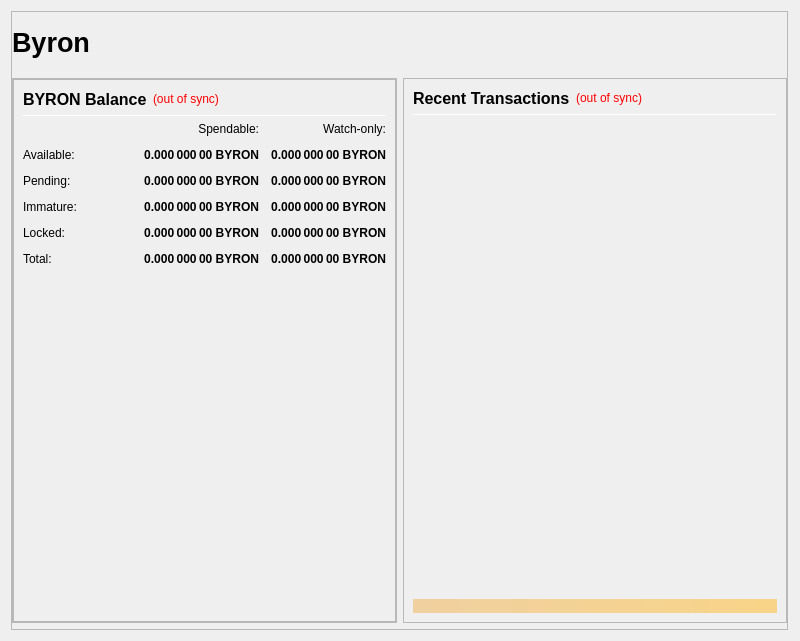
<?xml version="1.0" encoding="UTF-8"?>
<ui version="4.0">
 <class>OverviewPage</class>
 <widget class="QWidget" name="OverviewPage">
  <property name="geometry">
   <rect>
    <x>0</x>
    <y>0</y>
    <width>800</width>
    <height>641</height>
   </rect>
  </property>
  <property name="minimumSize">
   <size>
    <width>800</width>
    <height>300</height>
   </size>
  </property>
  <property name="windowTitle">
   <string>Form</string>
  </property>
  <layout class="QVBoxLayout" name="topLayout" stretch="1">
   <property name="rightMargin">
    <number>12</number>
   </property>
   <item>
    <widget class="QFrame" name="frame_BG">
     <property name="minimumSize">
      <size>
       <width>750</width>
       <height>410</height>
      </size>
     </property>
     <property name="maximumSize">
      <size>
       <width>16777215</width>
       <height>16777215</height>
      </size>
     </property>
     <property name="frameShape">
      <enum>QFrame::StyledPanel</enum>
     </property>
     <property name="frameShadow">
      <enum>QFrame::Raised</enum>
     </property>
     <layout class="QVBoxLayout" name="verticalLayout_3" stretch="1">
      <property name="leftMargin">
       <number>0</number>
      </property>
      <property name="topMargin">
       <number>0</number>
      </property>
      <property name="rightMargin">
       <number>0</number>
      </property>
      <property name="bottomMargin">
       <number>6</number>
      </property>
      <item>
       <layout class="QVBoxLayout" name="verticalLayout_Master" stretch="0,1">
        <property name="leftMargin">
         <number>0</number>
        </property>
        <property name="topMargin">
         <number>0</number>
        </property>
        <property name="rightMargin">
         <number>0</number>
        </property>
        <property name="bottomMargin">
         <number>0</number>
        </property>
        <item>
         <widget class="QFrame" name="frame_Header">
          <layout class="QVBoxLayout" name="verticalLayout_Header" stretch="0">
           <property name="leftMargin">
            <number>0</number>
           </property>
           <property name="topMargin">
            <number>0</number>
           </property>
           <property name="rightMargin">
            <number>0</number>
           </property>
           <property name="bottomMargin">
            <number>0</number>
           </property>
           <item>
            <layout class="QHBoxLayout" name="horizontalLayout_Header" stretch="1,0,1">
             <property name="spacing">
              <number>6</number>
             </property>
             <item>
              <widget class="QLabel" name="labelOverviewHeaderLeft">
               <property name="minimumSize">
                <size>
                 <width>464</width>
                 <height>60</height>
                </size>
               </property>
               <property name="maximumSize">
                <size>
                 <width>16777215</width>
                 <height>60</height>
                </size>
               </property>
               <property name="font">
                <font>
                 <pointsize>20</pointsize>
                 <weight>75</weight>
                 <bold>true</bold>
                </font>
               </property>
               <property name="text">
                <string>Byron</string>
               </property>
               <property name="alignment">
                <set>Qt::AlignLeading|Qt::AlignLeft|Qt::AlignVCenter</set>
               </property>
              </widget>
             </item>
             <item>
              <spacer name="horizontalSpacer_Header">
               <property name="orientation">
                <enum>Qt::Horizontal</enum>
               </property>
               <property name="sizeHint" stdset="0">
                <size>
                 <width>40</width>
                 <height>20</height>
                </size>
               </property>
              </spacer>
             </item>
             <item>
              <widget class="QLabel" name="labelOverviewHeaderRight">
               <property name="minimumSize">
                <size>
                 <width>464</width>
                 <height>60</height>
                </size>
               </property>
               <property name="maximumSize">
                <size>
                 <width>16777215</width>
                 <height>60</height>
                </size>
               </property>
               <property name="font">
                <font>
                 <pointsize>14</pointsize>
                </font>
               </property>
               <property name="text">
                <string/>
               </property>
               <property name="alignment">
                <set>Qt::AlignRight|Qt::AlignTrailing|Qt::AlignVCenter</set>
               </property>
              </widget>
             </item>
            </layout>
           </item>
          </layout>
         </widget>
        </item>
        <item>
         <widget class="QFrame" name="frame_Content">
          <layout class="QVBoxLayout" name="verticalLayout_Content">
           <property name="leftMargin">
            <number>0</number>
           </property>
           <property name="topMargin">
            <number>0</number>
           </property>
           <property name="rightMargin">
            <number>0</number>
           </property>
           <property name="bottomMargin">
            <number>0</number>
           </property>
           <item>
            <layout class="QHBoxLayout" name="horizontalLayout_Content" stretch="1,1">
             <property name="spacing">
              <number>6</number>
             </property>
             <item>
              <layout class="QVBoxLayout" name="verticalLayout_left" stretch="1">
               <item>
                <widget class="QFrame" name="frameObfuscation">
                 <property name="minimumSize">
                  <size>
                   <width>0</width>
                   <height>0</height>
                  </size>
                 </property>
                 <property name="frameShape">
                  <enum>QFrame::StyledPanel</enum>
                 </property>
                 <property name="frameShadow">
                  <enum>QFrame::Raised</enum>
                 </property>
                 <layout class="QVBoxLayout" name="verticalLayout" stretch="0">
                  <property name="leftMargin">
                   <number>0</number>
                  </property>
                  <property name="topMargin">
                   <number>0</number>
                  </property>
                  <property name="rightMargin">
                   <number>0</number>
                  </property>
                  <property name="bottomMargin">
                   <number>0</number>
                  </property>
                  <item>
                   <widget class="QFrame" name="frame_Balances">
                    <property name="frameShape">
                     <enum>QFrame::StyledPanel</enum>
                    </property>
                    <property name="frameShadow">
                     <enum>QFrame::Raised</enum>
                    </property>
                    <layout class="QVBoxLayout" name="verticalLayout_4">
                     <item>
                      <layout class="QHBoxLayout" name="horizontalLayout_4">
                       <item>
                        <widget class="QLabel" name="label_5">
                         <property name="minimumSize">
                          <size>
                           <width>0</width>
                           <height>20</height>
                          </size>
                         </property>
                         <property name="font">
                          <font>
                           <pointsize>12</pointsize>
                           <weight>75</weight>
                           <bold>true</bold>
                          </font>
                         </property>
                         <property name="text">
                          <string>BYRON Balance</string>
                         </property>
                        </widget>
                       </item>
                       <item>
                        <widget class="QLabel" name="labelWalletStatus">
                         <property name="cursor">
                          <cursorShape>WhatsThisCursor</cursorShape>
                         </property>
                         <property name="toolTip">
                          <string>The displayed information may be out of date. Your wallet automatically synchronizes with the BYRON network after a connection is established, but this process has not completed yet.</string>
                         </property>
                         <property name="styleSheet">
                          <string notr="true">QLabel { color: red; }</string>
                         </property>
                         <property name="text">
                          <string notr="true">(out of sync)</string>
                         </property>
                         <property name="alignment">
                          <set>Qt::AlignLeading|Qt::AlignLeft|Qt::AlignVCenter</set>
                         </property>
                        </widget>
                       </item>
                       <item>
                        <spacer name="horizontalSpacer_3">
                         <property name="orientation">
                          <enum>Qt::Horizontal</enum>
                         </property>
                         <property name="sizeHint" stdset="0">
                          <size>
                           <width>40</width>
                           <height>20</height>
                          </size>
                         </property>
                        </spacer>
                       </item>
                      </layout>
                     </item>
                     <item>
                      <widget class="Line" name="line_Balance">
                       <property name="minimumSize">
                        <size>
                         <width>0</width>
                         <height>1</height>
                        </size>
                       </property>
                       <property name="maximumSize">
                        <size>
                         <width>16777215</width>
                         <height>1</height>
                        </size>
                       </property>
                       <property name="orientation">
                        <enum>Qt::Horizontal</enum>
                       </property>
                      </widget>
                     </item>
                     <item>
                      <layout class="QGridLayout" name="gridLayout">
                       <property name="spacing">
                        <number>12</number>
                       </property>
                       <item row="5" column="0">
                        <widget class="QLabel" name="labelTotalText">
                         <property name="toolTip">
                          <string>Your current BYRON balance, unconfirmed and immature transactions included</string>
                         </property>
                         <property name="text">
                          <string>Total:</string>
                         </property>
                        </widget>
                       </item>
                       <item row="5" column="2">
                        <widget class="QLabel" name="labelWatchTotal">
                         <property name="font">
                          <font>
                           <weight>75</weight>
                           <bold>true</bold>
                          </font>
                         </property>
                         <property name="cursor">
                          <cursorShape>IBeamCursor</cursorShape>
                         </property>
                         <property name="toolTip">
                          <string>Current total balance in watch-only addresses</string>
                         </property>
                         <property name="text">
                          <string notr="true">0.000 000 00 BYRON</string>
                         </property>
                         <property name="alignment">
                          <set>Qt::AlignRight|Qt::AlignTrailing|Qt::AlignVCenter</set>
                         </property>
                         <property name="textInteractionFlags">
                          <set>Qt::LinksAccessibleByMouse|Qt::TextSelectableByKeyboard|Qt::TextSelectableByMouse</set>
                         </property>
                        </widget>
                       </item>
                       <item row="0" column="2">
                        <widget class="QLabel" name="labelWatchonly">
                         <property name="text">
                          <string>Watch-only:</string>
                         </property>
                         <property name="alignment">
                          <set>Qt::AlignRight|Qt::AlignTrailing|Qt::AlignVCenter</set>
                         </property>
                        </widget>
                       </item>
                       <item row="0" column="1">
                        <widget class="QLabel" name="labelSpendable">
                         <property name="text">
                          <string>Spendable:</string>
                         </property>
                         <property name="alignment">
                          <set>Qt::AlignRight|Qt::AlignTrailing|Qt::AlignVCenter</set>
                         </property>
                        </widget>
                       </item>
                       <item row="2" column="1">
                        <widget class="QLabel" name="labelUnconfirmed">
                         <property name="font">
                          <font>
                           <weight>75</weight>
                           <bold>true</bold>
                          </font>
                         </property>
                         <property name="cursor">
                          <cursorShape>IBeamCursor</cursorShape>
                         </property>
                         <property name="toolTip">
                          <string>Total of transactions that have yet to be confirmed, and do not yet count toward the spendable balance</string>
                         </property>
                         <property name="text">
                          <string notr="true">0.000 000 00 BYRON</string>
                         </property>
                         <property name="alignment">
                          <set>Qt::AlignRight|Qt::AlignTrailing|Qt::AlignVCenter</set>
                         </property>
                         <property name="textInteractionFlags">
                          <set>Qt::LinksAccessibleByMouse|Qt::TextSelectableByKeyboard|Qt::TextSelectableByMouse</set>
                         </property>
                        </widget>
                       </item>
                       <item row="4" column="0">
                        <widget class="QLabel" name="labelLockedBalanceText">
                         <property name="toolTip">
                          <string>Locked BYRON or Masternode collaterals.</string>
                         </property>
                         <property name="text">
                          <string>Locked:</string>
                         </property>
                        </widget>
                       </item>
                       <item row="2" column="0">
                        <widget class="QLabel" name="labelPendingText">
                         <property name="text">
                          <string>Pending:</string>
                         </property>
                        </widget>
                       </item>
                       <item row="1" column="1">
                        <widget class="QLabel" name="labelBalance">
                         <property name="font">
                          <font>
                           <weight>75</weight>
                           <bold>true</bold>
                          </font>
                         </property>
                         <property name="cursor">
                          <cursorShape>IBeamCursor</cursorShape>
                         </property>
                         <property name="toolTip">
                          <string>Your current spendable balance</string>
                         </property>
                         <property name="text">
                          <string notr="true">0.000 000 00 BYRON</string>
                         </property>
                         <property name="alignment">
                          <set>Qt::AlignRight|Qt::AlignTrailing|Qt::AlignVCenter</set>
                         </property>
                         <property name="textInteractionFlags">
                          <set>Qt::LinksAccessibleByMouse|Qt::TextSelectableByKeyboard|Qt::TextSelectableByMouse</set>
                         </property>
                        </widget>
                       </item>
                       <item row="3" column="2">
                        <widget class="QLabel" name="labelWatchImmature">
                         <property name="font">
                          <font>
                           <weight>75</weight>
                           <bold>true</bold>
                          </font>
                         </property>
                         <property name="cursor">
                          <cursorShape>IBeamCursor</cursorShape>
                         </property>
                         <property name="toolTip">
                          <string>Staked or masternode rewards in watch-only addresses that has not yet matured</string>
                         </property>
                         <property name="text">
                          <string notr="true">0.000 000 00 BYRON</string>
                         </property>
                         <property name="alignment">
                          <set>Qt::AlignRight|Qt::AlignTrailing|Qt::AlignVCenter</set>
                         </property>
                         <property name="textInteractionFlags">
                          <set>Qt::LinksAccessibleByMouse|Qt::TextSelectableByKeyboard|Qt::TextSelectableByMouse</set>
                         </property>
                        </widget>
                       </item>
                       <item row="1" column="0">
                        <widget class="QLabel" name="labelBalanceText">
                         <property name="text">
                          <string>Available:</string>
                         </property>
                        </widget>
                       </item>
                       <item row="4" column="2">
                        <widget class="QLabel" name="labelWatchLocked">
                         <property name="font">
                          <font>
                           <weight>75</weight>
                           <bold>true</bold>
                          </font>
                         </property>
                         <property name="cursor">
                          <cursorShape>IBeamCursor</cursorShape>
                         </property>
                         <property name="toolTip">
                          <string>Current locked balance in watch-only addresses</string>
                         </property>
                         <property name="text">
                          <string notr="true">0.000 000 00 BYRON</string>
                         </property>
                         <property name="alignment">
                          <set>Qt::AlignRight|Qt::AlignTrailing|Qt::AlignVCenter</set>
                         </property>
                         <property name="textInteractionFlags">
                          <set>Qt::LinksAccessibleByMouse|Qt::TextSelectableByKeyboard|Qt::TextSelectableByMouse</set>
                         </property>
                        </widget>
                       </item>
                       <item row="3" column="0">
                        <widget class="QLabel" name="labelImmatureText">
                         <property name="text">
                          <string>Immature:</string>
                         </property>
                        </widget>
                       </item>
                       <item row="5" column="1">
                        <widget class="QLabel" name="labelTotal">
                         <property name="font">
                          <font>
                           <weight>75</weight>
                           <bold>true</bold>
                          </font>
                         </property>
                         <property name="cursor">
                          <cursorShape>IBeamCursor</cursorShape>
                         </property>
                         <property name="toolTip">
                          <string>Your current BYRON balance, unconfirmed and immature transactions included</string>
                         </property>
                         <property name="text">
                          <string notr="true">0.000 000 00 BYRON</string>
                         </property>
                         <property name="alignment">
                          <set>Qt::AlignRight|Qt::AlignTrailing|Qt::AlignVCenter</set>
                         </property>
                         <property name="textInteractionFlags">
                          <set>Qt::LinksAccessibleByMouse|Qt::TextSelectableByKeyboard|Qt::TextSelectableByMouse</set>
                         </property>
                        </widget>
                       </item>
                       <item row="1" column="2">
                        <widget class="QLabel" name="labelWatchAvailable">
                         <property name="font">
                          <font>
                           <weight>75</weight>
                           <bold>true</bold>
                          </font>
                         </property>
                         <property name="cursor">
                          <cursorShape>IBeamCursor</cursorShape>
                         </property>
                         <property name="toolTip">
                          <string>Your current balance in watch-only addresses</string>
                         </property>
                         <property name="text">
                          <string notr="true">0.000 000 00 BYRON</string>
                         </property>
                         <property name="alignment">
                          <set>Qt::AlignRight|Qt::AlignTrailing|Qt::AlignVCenter</set>
                         </property>
                         <property name="textInteractionFlags">
                          <set>Qt::LinksAccessibleByMouse|Qt::TextSelectableByKeyboard|Qt::TextSelectableByMouse</set>
                         </property>
                        </widget>
                       </item>
                       <item row="3" column="1">
                        <widget class="QLabel" name="labelImmature">
                         <property name="font">
                          <font>
                           <weight>75</weight>
                           <bold>true</bold>
                          </font>
                         </property>
                         <property name="cursor">
                          <cursorShape>IBeamCursor</cursorShape>
                         </property>
                         <property name="toolTip">
                          <string>Staked or masternode rewards that has not yet matured</string>
                         </property>
                         <property name="text">
                          <string notr="true">0.000 000 00 BYRON</string>
                         </property>
                         <property name="alignment">
                          <set>Qt::AlignRight|Qt::AlignTrailing|Qt::AlignVCenter</set>
                         </property>
                         <property name="textInteractionFlags">
                          <set>Qt::LinksAccessibleByMouse|Qt::TextSelectableByKeyboard|Qt::TextSelectableByMouse</set>
                         </property>
                        </widget>
                       </item>
                       <item row="4" column="1">
                        <widget class="QLabel" name="labelLockedBalance">
                         <property name="font">
                          <font>
                           <weight>75</weight>
                           <bold>true</bold>
                          </font>
                         </property>
                         <property name="cursor">
                          <cursorShape>IBeamCursor</cursorShape>
                         </property>
                         <property name="toolTip">
                          <string>Locked BYRON or Masternode collaterals.</string>
                         </property>
                         <property name="text">
                          <string notr="true">0.000 000 00 BYRON</string>
                         </property>
                         <property name="alignment">
                          <set>Qt::AlignRight|Qt::AlignTrailing|Qt::AlignVCenter</set>
                         </property>
                         <property name="textInteractionFlags">
                          <set>Qt::LinksAccessibleByMouse|Qt::TextSelectableByKeyboard|Qt::TextSelectableByMouse</set>
                         </property>
                        </widget>
                       </item>
                       <item row="2" column="2">
                        <widget class="QLabel" name="labelWatchPending">
                         <property name="font">
                          <font>
                           <weight>75</weight>
                           <bold>true</bold>
                          </font>
                         </property>
                         <property name="cursor">
                          <cursorShape>IBeamCursor</cursorShape>
                         </property>
                         <property name="toolTip">
                          <string>Unconfirmed transactions to watch-only addresses</string>
                         </property>
                         <property name="text">
                          <string notr="true">0.000 000 00 BYRON</string>
                         </property>
                         <property name="alignment">
                          <set>Qt::AlignRight|Qt::AlignTrailing|Qt::AlignVCenter</set>
                         </property>
                         <property name="textInteractionFlags">
                          <set>Qt::LinksAccessibleByMouse|Qt::TextSelectableByKeyboard|Qt::TextSelectableByMouse</set>
                         </property>
                        </widget>
                       </item>
                      </layout>
                     </item>
                     <item>
                      <spacer name="verticalSpacer">
                       <property name="orientation">
                        <enum>Qt::Vertical</enum>
                       </property>
                       <property name="sizeHint" stdset="0">
                        <size>
                         <width>20</width>
                         <height>40</height>
                        </size>
                       </property>
                      </spacer>
                     </item>
                    </layout>
                   </widget>
                  </item>
                 </layout>
                </widget>
               </item>
              </layout>
             </item>
             <item>
              <layout class="QVBoxLayout" name="verticalLayout_right" stretch="1">
               <item>
                <widget class="QFrame" name="frame_RecentTransactions">
                 <property name="minimumSize">
                  <size>
                   <width>0</width>
                   <height>0</height>
                  </size>
                 </property>
                 <property name="frameShape">
                  <enum>QFrame::StyledPanel</enum>
                 </property>
                 <property name="frameShadow">
                  <enum>QFrame::Raised</enum>
                 </property>
                 <layout class="QVBoxLayout" name="verticalLayout_1" stretch="0,0,0,0,0">
                  <item>
                   <layout class="QHBoxLayout" name="horizontalLayout_2">
                    <item>
                     <widget class="QLabel" name="label_4">
                      <property name="minimumSize">
                       <size>
                        <width>0</width>
                        <height>20</height>
                       </size>
                      </property>
                      <property name="font">
                       <font>
                        <pointsize>12</pointsize>
                        <weight>75</weight>
                        <bold>true</bold>
                       </font>
                      </property>
                      <property name="text">
                       <string>Recent Transactions</string>
                      </property>
                     </widget>
                    </item>
                    <item>
                     <widget class="QLabel" name="labelTransactionsStatus">
                      <property name="cursor">
                       <cursorShape>WhatsThisCursor</cursorShape>
                      </property>
                      <property name="toolTip">
                       <string>The displayed information may be out of date. Your wallet automatically synchronizes with the BYRON network after a connection is established, but this process has not completed yet.</string>
                      </property>
                      <property name="styleSheet">
                       <string notr="true">QLabel { color: red; }</string>
                      </property>
                      <property name="text">
                       <string notr="true">(out of sync)</string>
                      </property>
                      <property name="alignment">
                       <set>Qt::AlignRight|Qt::AlignTrailing|Qt::AlignVCenter</set>
                      </property>
                     </widget>
                    </item>
                    <item>
                     <spacer name="horizontalSpacer">
                      <property name="orientation">
                       <enum>Qt::Horizontal</enum>
                      </property>
                      <property name="sizeHint" stdset="0">
                       <size>
                        <width>40</width>
                        <height>20</height>
                       </size>
                      </property>
                     </spacer>
                    </item>
                   </layout>
                  </item>
                  <item>
                   <widget class="Line" name="line">
                    <property name="minimumSize">
                     <size>
                      <width>0</width>
                      <height>1</height>
                     </size>
                    </property>
                    <property name="maximumSize">
                     <size>
                      <width>16777215</width>
                      <height>1</height>
                     </size>
                    </property>
                    <property name="orientation">
                     <enum>Qt::Horizontal</enum>
                    </property>
                   </widget>
                  </item>
                  <item>
                   <widget class="QListView" name="listTransactions">
                    <property name="minimumSize">
                     <size>
                      <width>0</width>
                      <height>0</height>
                     </size>
                    </property>
                    <property name="styleSheet">
                     <string notr="true">QListView { background: transparent; }</string>
                    </property>
                    <property name="frameShape">
                     <enum>QFrame::NoFrame</enum>
                    </property>
                    <property name="verticalScrollBarPolicy">
                     <enum>Qt::ScrollBarAlwaysOff</enum>
                    </property>
                    <property name="horizontalScrollBarPolicy">
                     <enum>Qt::ScrollBarAlwaysOff</enum>
                    </property>
                    <property name="selectionMode">
                     <enum>QAbstractItemView::NoSelection</enum>
                    </property>
                   </widget>
                  </item>
                  <item>
                   <spacer name="verticalSpacer_2">
                    <property name="orientation">
                     <enum>Qt::Vertical</enum>
                    </property>
                    <property name="sizeType">
                     <enum>QSizePolicy::Expanding</enum>
                    </property>
                    <property name="sizeHint" stdset="0">
                     <size>
                      <width>20</width>
                      <height>40</height>
                     </size>
                    </property>
                   </spacer>
                  </item>
                  <item>
                   <widget class="QLabel" name="labelAlerts">
                    <property name="maximumSize">
                     <size>
                      <width>16777215</width>
                      <height>16777215</height>
                     </size>
                    </property>
                    <property name="styleSheet">
                     <string notr="true">background-color: qlineargradient(x1: 0, y1: 0, x2: 1, y2: 0, stop:0 #F0D0A0, stop:1 #F8D488); color:#000000;</string>
                    </property>
                    <property name="text">
                     <string/>
                    </property>
                    <property name="wordWrap">
                     <bool>true</bool>
                    </property>
                    <property name="margin">
                     <number>3</number>
                    </property>
                   </widget>
                  </item>
                 </layout>
                </widget>
               </item>
              </layout>
             </item>
            </layout>
           </item>
          </layout>
         </widget>
        </item>
       </layout>
      </item>
     </layout>
    </widget>
   </item>
  </layout>
 </widget>
 <resources/>
 <connections/>
</ui>
